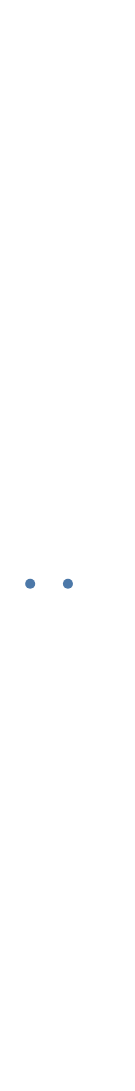

The specification (Vega-Lite) saved for this image:
### Vega specification from a JSON file in a GitHub repository (floating-point values rounded to 4 significant figures)
{"width": 100, "height": 60, "padding": 4, "data": [{"name": "pts", "values": [{"x": 50, "t": "a"}, {"x": 20, "t": "b"}]}], "marks": [{"type": "symbol", "name": "points", "from": {"data": "pts"}, "encode": {"enter": {"x": {"field": "x"}, "y": {"value": "30"}}}}, {"type": "text", "from": {"data": "points"}, "encode": {"enter": {"text": {"field": "datum.t"}, "fontSize": {"value": 10}}}, "transform": [{"type": "label", "size": [100, 60]}]}]}
